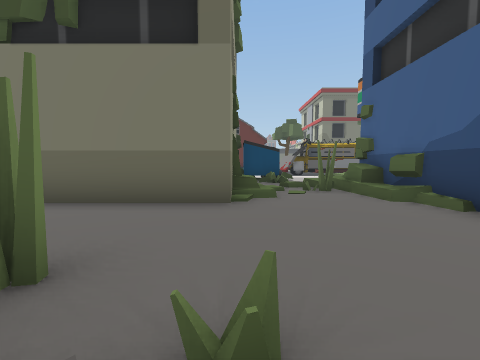
[1] (above)

21 first-person views from a walk through a scene from a Unity 3-D project. The camera is 1.3 m above the floor, tilts 4° down and sees 90° across. The floor is counted in squares, 2 m on a side. Each view is taken from the middle of a square. On the plan, view 1 faces up. The plan holds only what a view shows up to about 9 squares ahead; the rest is blank. The place goes on beyond the plan. Some animated figures are left out.

[2]
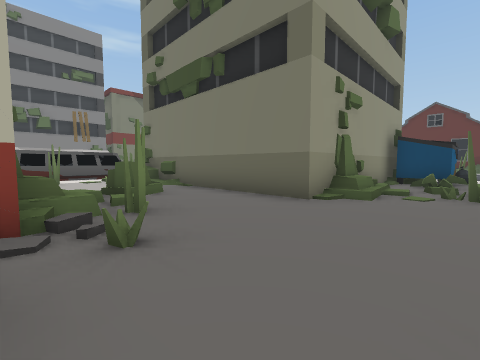

[3]
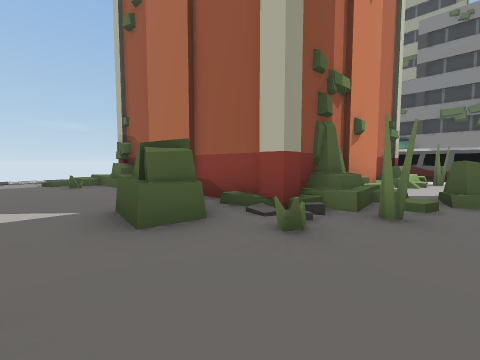

[4]
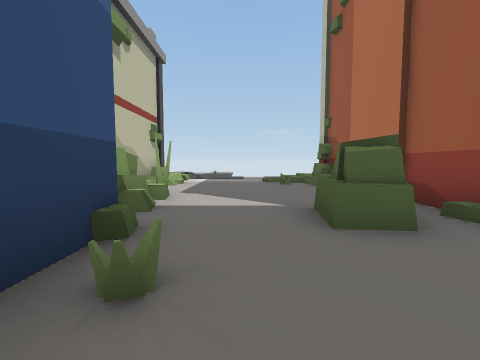

[5]
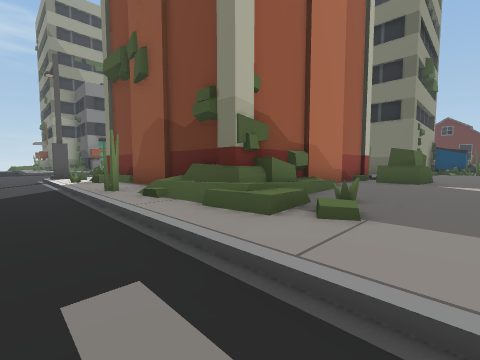

[6]
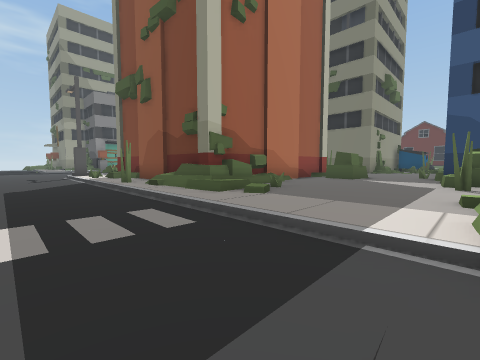

[7]
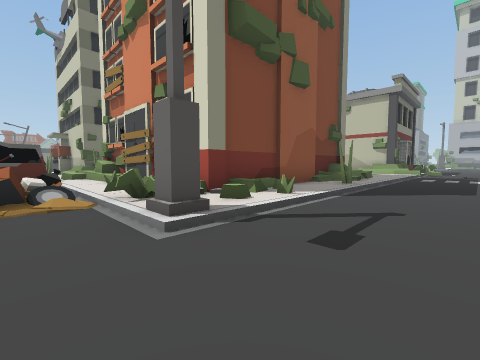

[8]
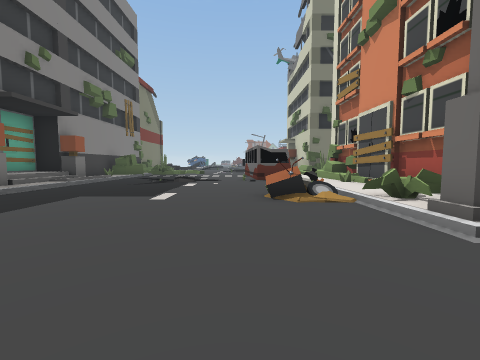

[9]
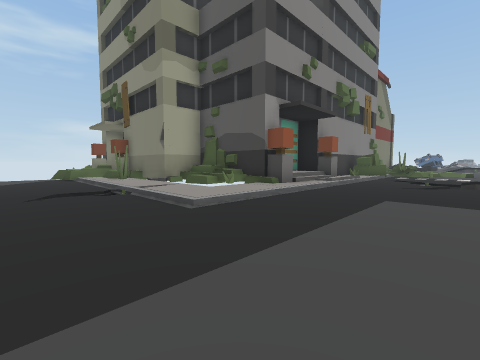

[10]
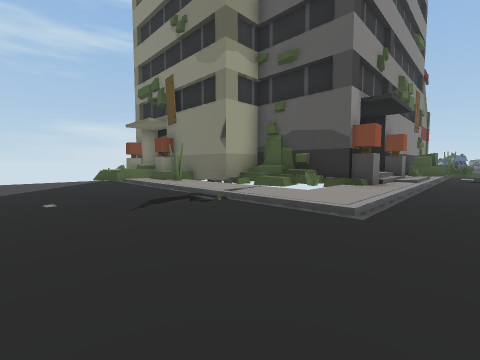

[11]
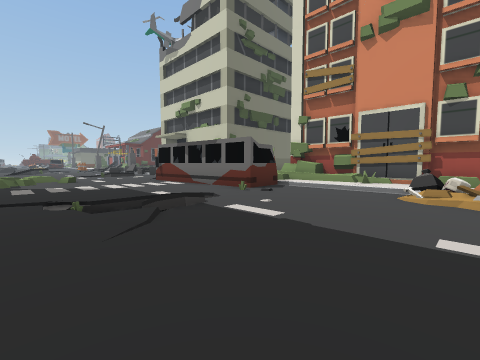

[12]
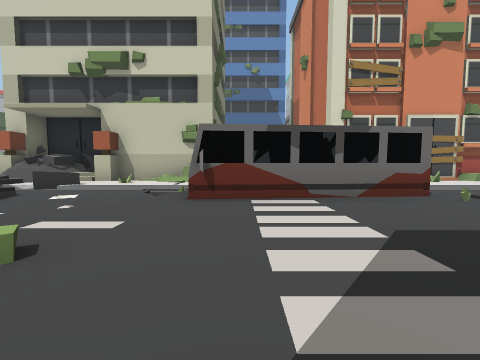

[13]
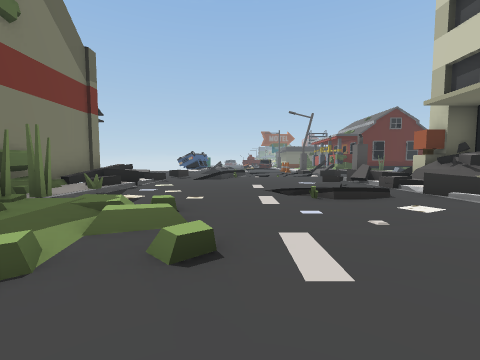

[14]
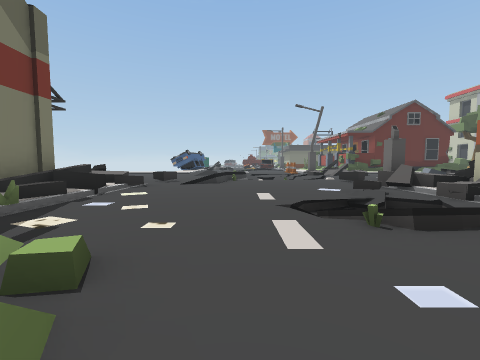

[15]
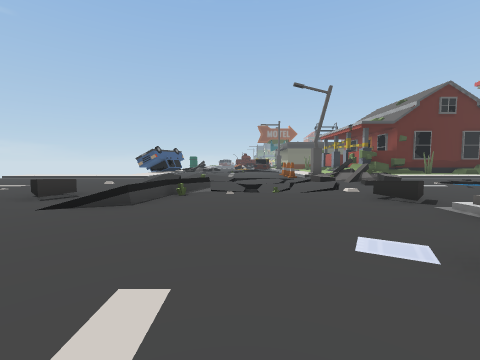

[16]
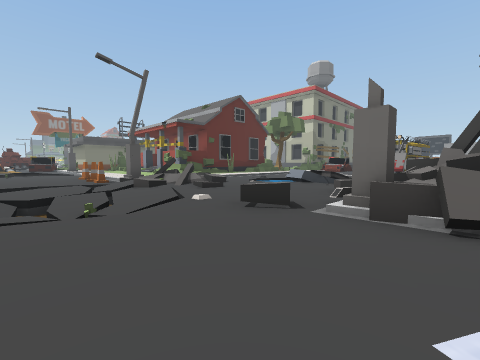

[17]
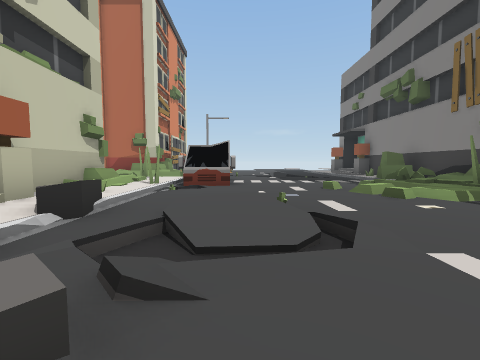

[18]
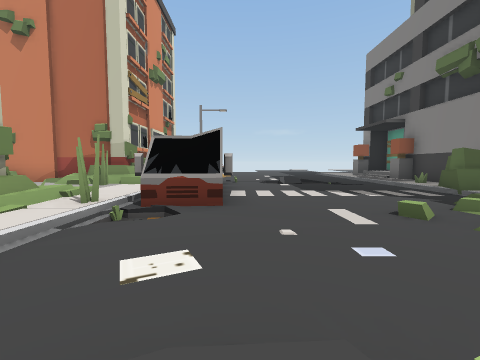

[19]
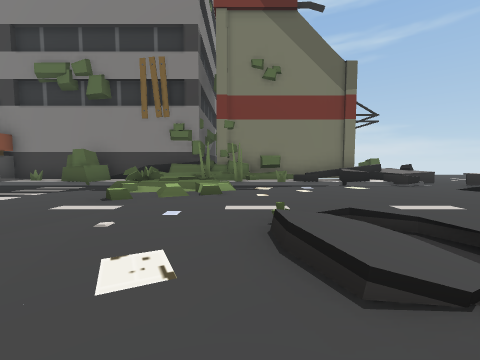

[20]
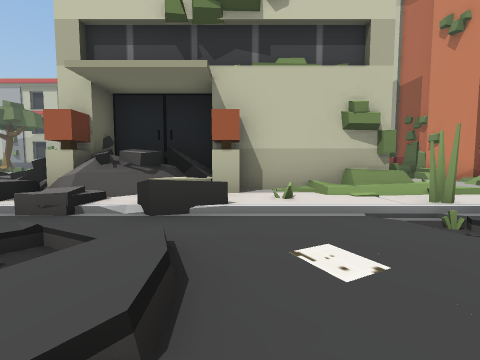

[21]
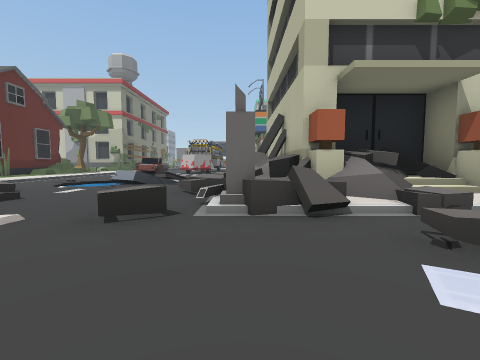

### Floor plan
Key: @ floor where view 1 was taken; # wall or solid block; x gap in a wall; . main floor; : floor 0.25 m higher than the main floor; - floor 0.25 m lower than the main floor; + floor 0.5 m higher than the main floor; / step, stairs or slope; = window, fence, low wall or low ledge; ^ raised ledge; v drop or lower ground; B bus; C cone; O other object.
Columns run from 24 left of view 1 to 5 right of it. Each row starts with its distance up from view 1.
 22             ..
 21             ..O
 20             ..C#    ::
 19             ..-#x  ...
 18       ..//    .=/=../.
 17      ..... ===v//..--/
 16      .....  #=.//..=
 15       .... =#......==
 14       ..^.//...=...=#
 13       ==..=....^.======
 12       #==......x=##==#
 11       #^/......=#####    O
 10       #:=.....=.###     #OO
  9       #//...///v/^#     ##:
  8       ##=...///=:/#     #=/
  7       #=#....../:##     # /#
  6        ##+.....//#      #/##
  5       ##==//..//:#      #::#
  4       ##==....BB/########::#
  3       #//....B  ///::::::::#
  2       ##/.....BB::::=^:::::#
  1       #:/.....BB//:::x:#=::#
  0       ##///...BB/#######@::##
 -1       ##/.-///B/=#     ###::#
 -2       #////=.../:#     #::::#
 -3       #//....../=#     #::::#
 -4       ##/.....//:#     #:::::
 -5       #:/.....O=:#     #==:::#
 -6  #### =:/.....O==#######=/::+#
 -7 #=#:::::/....../:#=:://=#/::##
 -8 =////////....../////////////=
 -9 ...../.......................
-10 ............ .............../
-11 ..........

Where each view was taken, in squares from view 1:
view 1: 0 up, 0 right, facing up
view 2: 0 up, 2 right, facing up-left
view 3: 2 up, 2 right, facing down-left
view 4: 2 up, 2 right, facing down
view 5: 9 down, 2 right, facing up-left
view 6: 10 down, 4 right, facing up-left
view 7: 10 down, 10 left, facing up-right
view 8: 10 down, 11 left, facing up
view 9: 10 down, 13 left, facing up-left
view 10: 11 down, 15 left, facing up-left
view 11: 5 down, 15 left, facing up-right
view 12: 3 up, 15 left, facing right
view 13: 3 up, 13 left, facing up
view 14: 5 up, 13 left, facing up
view 15: 9 up, 12 left, facing up
view 16: 11 up, 12 left, facing up-right
view 17: 11 up, 11 left, facing down
view 18: 8 up, 11 left, facing down
view 19: 7 up, 9 left, facing left
view 20: 7 up, 12 left, facing right
view 21: 12 up, 12 left, facing right
